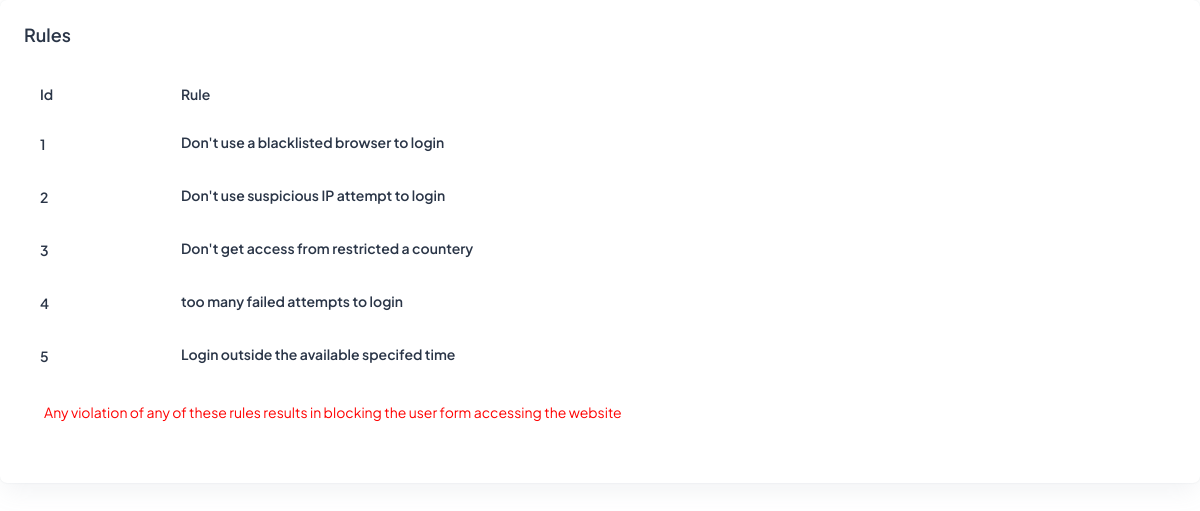
/admin/rules (signed in), run on the app's committed database.
### models.py (models this page shows)
class Rules(db.Model):
    rule_id = db.Column(db.Integer, primary_key=True)
    rule = db.Column(db.String(255), unique=True, nullable=False)

### views.py (the view)
@app.route('/admin/rules', methods=["GET"])
@login_required
def rules():
    is_admin()
    rules = Rules.query.filter().all()
    context = [{"id":rule.rule_id,"text":rule.rule} for rule in rules]
    return render_template("admin/rules.html",context=context)

### main.py (called while the page is built)
@app.before_request
def create_tables():
    db.create_all()

@login_manager.user_loader
def load_user(user_id):
    return models.User.query.get(int(user_id))

### views.py (called while the page is built)
def is_admin():
    if current_user.is_admin == True:
        return True
    else:
        return redirect(url_for("admin_page.admin_login"))

### templates/admin/rules.html
{% extends 'base.html' %}
{% block content %}
<div class="card w-100">
  <div class="card-body p-4">
    <h5 class="card-title fw-semibold mb-4">Rules</h5>
    <div class="table-responsive">
      <table class="table text-nowrap mb-0 align-middle">
        <thead class="text-dark fs-4">
          <tr>
            <th class="border-bottom-0">
              <h6 class="fw-semibold mb-0">Id</h6>
            </th>
            <th class="border-bottom-0">
              <h6 class="fw-semibold mb-0">Rule</h6>
            </th>
          </tr>
        </thead>
        <tbody>
        {% for rule in context %}
          <tr>
            <td class="border-bottom-0"><h6 class="fw-semibold mb-0">{{ rule['id'] }}</h6></td>
            <td class="border-bottom-0">
                <h6 class="fw-semibold mb-1">{{ rule['text'] }} </h6>
            </td>
          </tr>
          {% endfor %}
        </tbody>
      </table>
      <p style="padding: 20px;color: red;">
        Any violation of any of these rules results in blocking the user form accessing the website
      </p>
    </div>
  </div>
</div>
{% endblock %}

### data on the page
Rules: id "1", text "Don't use a blacklisted browser to login"
Rules: id "2", text "Don't use suspicious IP attempt to login"
Rules: id "3", text "Don't get access from restricted a countery"
Rules: id "4", text "too many failed attempts to login"
Rules: id "5", text "Login outside the available specifed time"
